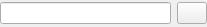
<?xml version="1.0" encoding="UTF-8"?>
<ui version="4.0">
 <class>WidgetTextLang</class>
 <widget class="QWidget" name="WidgetTextLang">
  <property name="geometry">
   <rect>
    <x>0</x>
    <y>0</y>
    <width>207</width>
    <height>27</height>
   </rect>
  </property>
  <property name="windowTitle">
   <string>Form</string>
  </property>
  <layout class="QGridLayout" name="gridLayout">
   <property name="leftMargin">
    <number>0</number>
   </property>
   <property name="topMargin">
    <number>0</number>
   </property>
   <property name="rightMargin">
    <number>0</number>
   </property>
   <property name="bottomMargin">
    <number>0</number>
   </property>
   <item row="0" column="0">
    <layout class="QHBoxLayout" name="horizontalLayout" stretch="1,0">
     <item>
      <widget class="QLineEdit" name="lineEdit"/>
     </item>
     <item>
      <widget class="QPushButton" name="pushButton">
       <property name="enabled">
        <bool>true</bool>
       </property>
       <property name="maximumSize">
        <size>
         <width>30</width>
         <height>16777215</height>
        </size>
       </property>
       <property name="text">
        <string/>
       </property>
       <property name="icon">
        <iconset resource="../ressources.qrc">
         <normaloff>:/icons/Ressources/lang.png</normaloff>:/icons/Ressources/lang.png</iconset>
       </property>
      </widget>
     </item>
    </layout>
   </item>
  </layout>
 </widget>
 <resources>
  <include location="../ressources.qrc"/>
 </resources>
 <connections/>
</ui>
